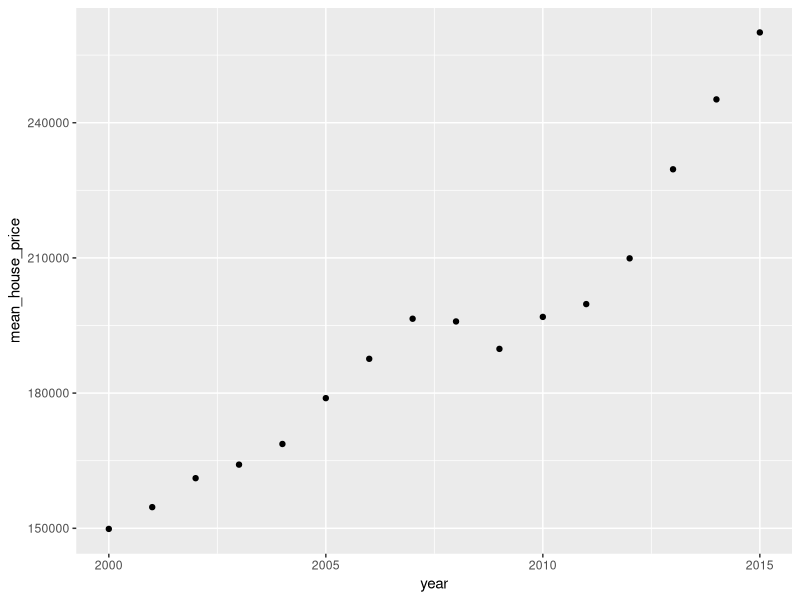
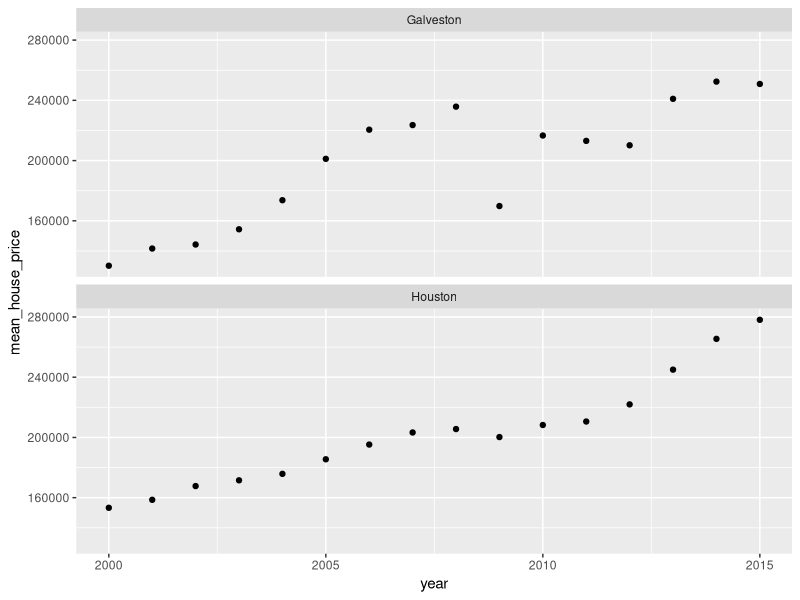

Write R code to recreate these figures, in order.
## ---- chunk 1
library(tidyverse)
library(readxl)
texas_housing_data <- txhousing
## ---- chunk 2
annual_housing_prices <- 
  texas_housing_data %>%
  group_by(year) %>%
  summarize(total_sales = sum(sales, na.rm = TRUE),
            total_volume = sum(volume, na.rm = TRUE),
            mean_house_price = 
              total_volume / total_sales)
## ---- chunk 3
annual_housing_prices %>% 
  ggplot(aes(x = year, y = mean_house_price)) + 
  geom_point()
## ---- chunk 4
texas_housing_data %>%
  group_by(city, year) %>%
  summarize(total_sales = sum(sales, na.rm = TRUE),
            total_volume = sum(volume, na.rm = TRUE),
            mean_house_price = 
              total_volume / total_sales)
## ---- chunk 5
texas_housing_data %>%
  group_by(city, year) %>%
  summarize(total_sales = sum(sales, na.rm = TRUE),
            total_volume = sum(volume, na.rm = TRUE),
            mean_house_price = 
              total_volume / total_sales) %>% 
  filter(city %in% c("Houston",  "Galveston")) %>%
  ggplot(aes(x = year, y = mean_house_price)) + 
  geom_point() + 
  facet_wrap(facets = "city", nrow = 2)
## ---- chunk 6
a_non_grouped_df <- 
  texas_housing_data %>% 
  select(city, year)
## ---- chunk 7
a_grouped_df <- 
  texas_housing_data %>% 
    select(city, year) %>%
    group_by(city, year)
## ---- chunk 8
a_non_grouped_df %>% glimpse()
a_grouped_df %>% glimpse()
## ---- chunk 9
# Recall, our "groups" are city-year combos
# and there are 12 months of obs per year
a_grouped_df %>% group_rows()
## ---- chunk 10
a_grouped_df %>%
  select(-year)
## ---- chunk 11
a_grouped_df %>%
  ungroup() %>%
  select(-year)
## ---- chunk 12
# I'm going to use this a bunch, 
# so I'll store it in memory
july_texas_housing_data <-
  texas_housing_data %>%
    filter(month == 7) %>%
    select(city, year, sales) 

differenced_data <-
  july_texas_housing_data %>%
    group_by(city) %>%
    mutate(last_year_sales = lag(sales),
           delta_sales = sales - lag(sales))
## ---- chunk 13
differenced_data %>% head(5)
## ---- chunk 14
ranked_data <-
july_texas_housing_data %>%
  group_by(year) %>%
  mutate(sales_rank = rank(desc(sales))) 
## ---- chunk 15
ranked_data %>% arrange(year, sales_rank) %>% head(10)
## ---- chunk 16
july_texas_housing_data %>%
  group_by(year) %>%
  filter(rank(desc(sales)) <= 10) %>%
  arrange(year, sales)
## ---- chunk 17
texas_housing_data %>%
  count(city, year) %>%
  head(5)
## ---- chunk 18
texas_housing_data %>%
  group_by(city, year) %>%
  summarize(n = n()) %>%
  ungroup() %>%
  head(5)
## ---- chunk 19
texas_housing_data %>%
  select(city, year, sales) %>%
  add_count(city, year) %>%
  head(5)
## ---- chunk 20
texas_housing_data  %>%
  select(city, year, sales) %>%
  group_by(city, year) %>%
  mutate(n = n()) %>%
  ungroup() %>%
  head(5)
